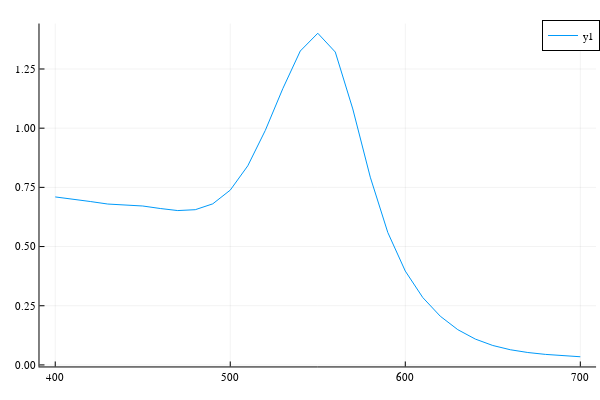

Notebook code for this chart:
### Code cell
plot(λArr,σₐArr./w )

### Figure 1 — Plotly figure (JSON) as saved in the notebook; plotly's stock layout.template omitted (floating-point values rounded to 4 significant figures)
{"data": [{"colorbar": {"len": 0.9525, "title": {"text": ""}, "x": 0.9934, "y": 0.5139}, "legendgroup": "y1", "line": {"color": "rgba(0, 154, 250, 1.000)", "dash": "solid", "shape": "linear", "width": 1}, "mode": "lines", "name": "y1", "showlegend": true, "type": "scatter", "x": [400, 410, 420, 430, 440, 450, 460, 470, 480, 490, 500, 510, 520, 530, 540, 550, 560, 570, 580, 590, 600, 610, 620, 630, 640, 650, 660, 670, 680, 690, 700], "xaxis": "x", "y": [0.7096, 0.7015, 0.6903, 0.6796, 0.6754, 0.6713, 0.6607, 0.652, 0.6557, 0.6804, 0.7383, 0.841, 0.9903, 1.167, 1.326, 1.401, 1.322, 1.081, 0.7931, 0.5595, 0.3964, 0.2846, 0.2057, 0.149, 0.1092, 0.08211, 0.06413, 0.05244, 0.04453, 0.03887, 0.03454], "yaxis": "y"}], "layout": {"annotations": [], "height": 400, "legend": {"bgcolor": "rgba(255, 255, 255, 1.000)", "bordercolor": "rgba(0, 0, 0, 1)", "borderwidth": 1, "font": {"color": "rgba(0, 0, 0, 1)", "family": "sans-serif", "size": 11}, "title": {"font": {"color": "rgba(0, 0, 0, 1)", "family": "sans-serif", "size": 15}, "text": ""}, "tracegroupgap": 0, "traceorder": "normal", "x": 1, "xanchor": "auto", "y": 1, "yanchor": "auto"}, "margin": {"b": 20, "l": 0, "r": 0, "t": 20}, "paper_bgcolor": "rgba(255, 255, 255, 1.000)", "plot_bgcolor": "rgba(255, 255, 255, 1.000)", "showlegend": true, "width": 600, "xaxis": {"anchor": "y", "domain": [0.06582, 0.9934], "gridcolor": "rgba(0, 0, 0, 0.1)", "gridwidth": 0.5, "linecolor": "rgba(0, 0, 0, 1)", "mirror": false, "range": [391, 709], "showgrid": true, "showline": true, "showticklabels": true, "tickangle": 0, "tickcolor": "rgb(0, 0, 0)", "tickfont": {"color": "rgba(0, 0, 0, 1)", "family": "sans-serif", "size": 11}, "tickmode": "array", "ticks": "inside", "ticktext": ["400", "500", "600", "700"], "tickvals": [400, 500, 600, 700], "title": {"font": {"color": "rgba(0, 0, 0, 1)", "family": "sans-serif", "size": 15}, "text": ""}, "type": "linear", "visible": true, "zeroline": false, "zerolinecolor": "rgba(0, 0, 0, 1)"}, "yaxis": {"anchor": "x", "domain": [0.03762, 0.9902], "gridcolor": "rgba(0, 0, 0, 0.1)", "gridwidth": 0.5, "linecolor": "rgba(0, 0, 0, 1)", "mirror": false, "range": [-0.006454, 1.442], "showgrid": true, "showline": true, "showticklabels": true, "tickangle": 0, "tickcolor": "rgb(0, 0, 0)", "tickfont": {"color": "rgba(0, 0, 0, 1)", "family": "sans-serif", "size": 11}, "tickmode": "array", "ticks": "inside", "ticktext": ["0.00", "0.25", "0.50", "0.75", "1.00", "1.25"], "tickvals": [0, 0.25, 0.5, 0.75, 1, 1.25], "title": {"font": {"color": "rgba(0, 0, 0, 1)", "family": "sans-serif", "size": 15}, "text": ""}, "type": "linear", "visible": true, "zeroline": false, "zerolinecolor": "rgba(0, 0, 0, 1)"}}}
